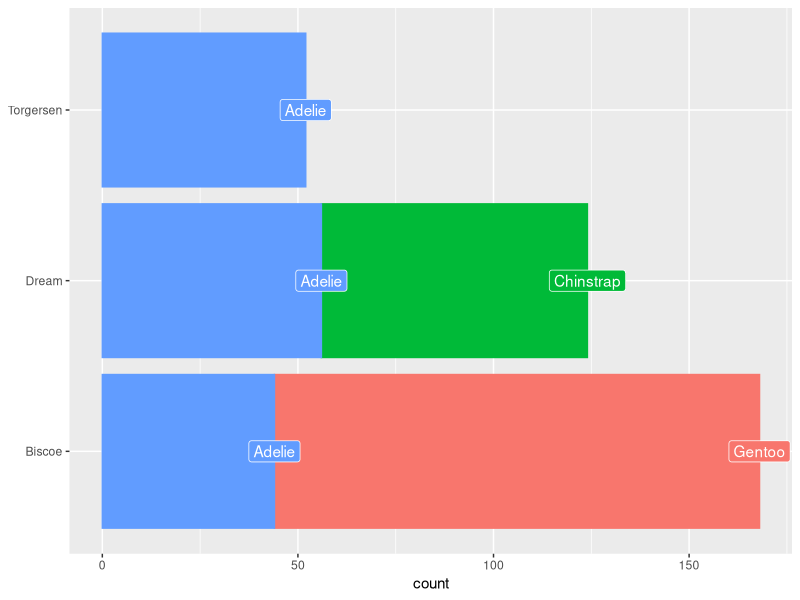

The R script that drew this image:
library(tidyverse)

library(palmerpenguins)

library(ggplot2)

ggplot(penguins) +
  aes(y = island,
      color = fct_rev(species),
      fill = fct_rev(species),
      label = fct_rev(species)) +
  stat_count(orientation = "y") +
  guides(color = guide_none(),
         fill = guide_none()) +
  ylab(NULL) +
  stat_count(geom = "label",
             color = "white")